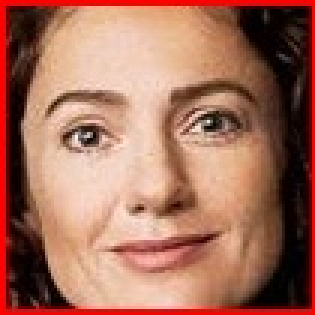
#> input picture face_0.jpg, 105 x 105 px (shown 3 times larger)
$ python face_detector_hoai.py face_0.jpg
#> lines starting #> are read from the running program, lines starting #| are printed output that depends on the picture; after the words box and inside, x2 and y2 are one past the last pixel; in counts of white or black regions, pixels touching at a corner belong together
import numpy as np
import cv2 as cv
import sys

TRAINING_FILE_NAME            = "haarcascade_frontalface_alt.xml"

def showHelp():
    print("Author: hoaint.13")
    #print("--help/-h\tShow usage help")
    print("usage: face_detector_hoai <image file name>")
    print("Ex: face_detector_hoai demo.jpg")

if __name__ == '__main__':
    if len(sys.argv) != 2:
        showHelp()
        exit(1)

    imageFileName = sys.argv[1]
    face_cascade = cv.CascadeClassifier(TRAINING_FILE_NAME)
    img = cv.imread(imageFileName)
#> img is the input picture: shape (105, 105, 3); mean B, G, R 91.5, 110.5, 164.9
    gray = cv.cvtColor(img, cv.COLOR_BGR2GRAY)
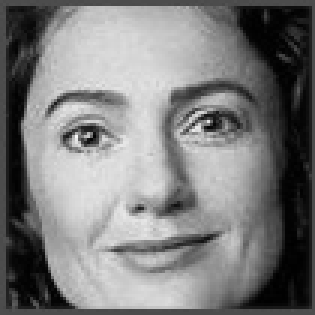
#> gray: shape (105, 105) (shown 3 times larger); min 0, max 248, mean 124.6
    faces = face_cascade.detectMultiScale(gray, 1.3, 5)
#> faces = [[9, 8, 85, 85]]
    for (x,y,w,h) in faces:
        cv.rectangle(img,(x,y),(x+w,y+h),(0, 0, 255),2)
        roi_gray = gray[y:y+h, x:x+w]
        roi_color = img[y:y+h, x:x+w]
#> this loop made 1 pass
#> pass 1, `roi_gray = gray[y:y+h, x:x+w]`:
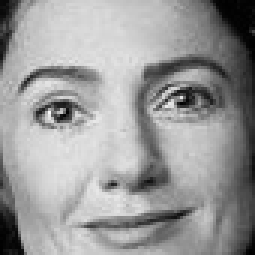
#> roi_gray: shape (85, 85) (shown 3 times larger); min 0, max 248, mean 153.4
#> pass 1, `roi_color = img[y:y+h, x:x+w]`:
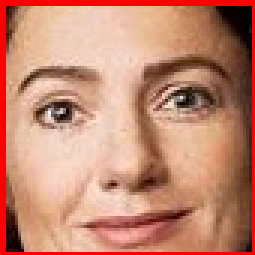
#> roi_color: shape (85, 85, 3) (shown 3 times larger); mean B, G, R 113.3, 135.9, 195.9
#> after the loop:
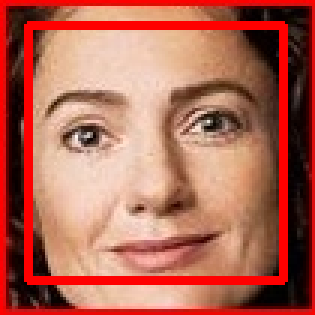
#> img: shape (105, 105, 3) (shown 3 times larger); 9.22% of pixels changed, all inside (x1, y1, x2, y2) = (8, 7, 96, 95)

    faceFileName = "faces_" + imageFileName
    cv.imwrite(faceFileName, img)
    print ("Successfully saved the results to %s" %(faceFileName))
    cv.imshow('img',img)
    cv.waitKey(0)
    cv.destroyAllWindows()

$ run again, on face_2.jpg
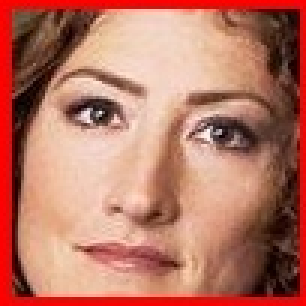
#> input picture face_2.jpg, 102 x 102 px (shown 3 times larger)
#> img is the input picture: shape (102, 102, 3); mean B, G, R 99.9, 117.6, 184.5
#> `gray = cv.cvtColor(img, cv.COLOR_BGR2GRAY)`:
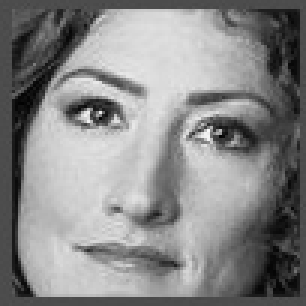
#> gray: shape (102, 102) (shown 3 times larger); min 2, max 248, mean 135.6
#> faces = [[6, 7, 87, 87]]
#> the loop `for (x,y,w,h) in faces:` made 1 pass
#> after the loop `for (x,y,w,h) in faces:`:
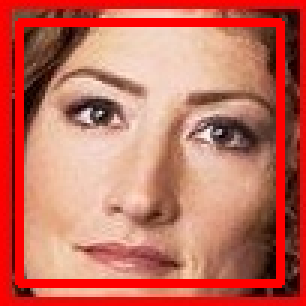
#> img: shape (102, 102, 3) (shown 3 times larger); 10% of pixels changed, all inside (x1, y1, x2, y2) = (5, 6, 95, 96)
